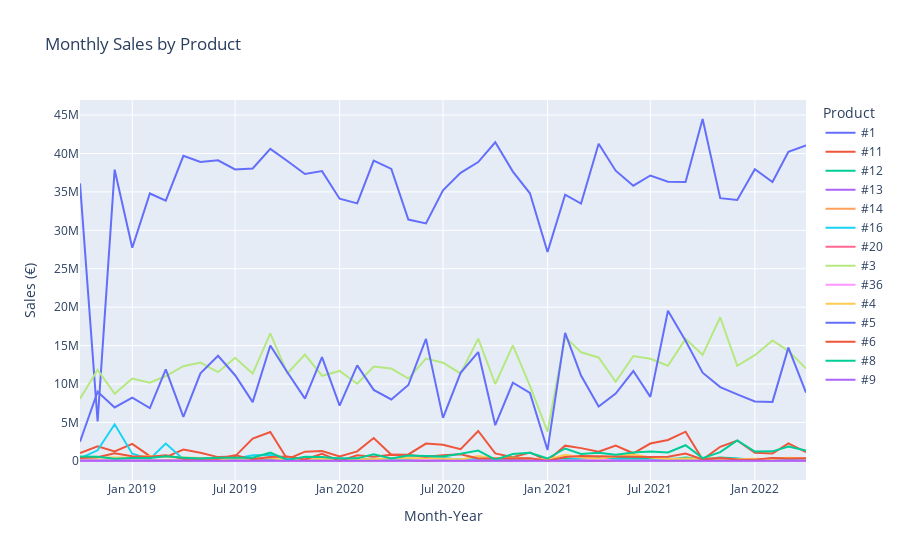

Notebook code cell kept with this figure:
### Code cell
# Create a line plot with different lines for each product
fig = px.line(monthly_product_sales, x="Year_Month", y="Sales_EUR", color="Mapped_GCK", title="Monthly Sales by Product",
    labels={"Sales_EUR": "Sales (€)", "Year_Month": "Month-Year", "Mapped_GCK": "Product"})

fig.show()
